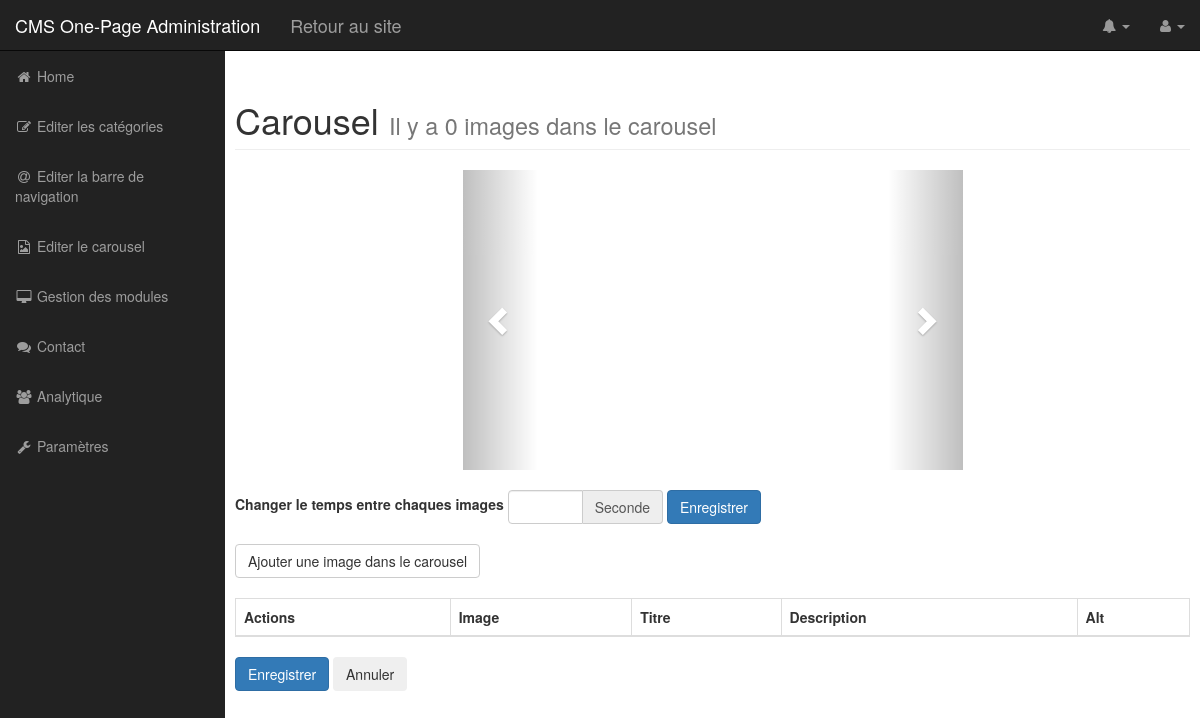
The app's page /admin/controleurs/carousel.php, older data.
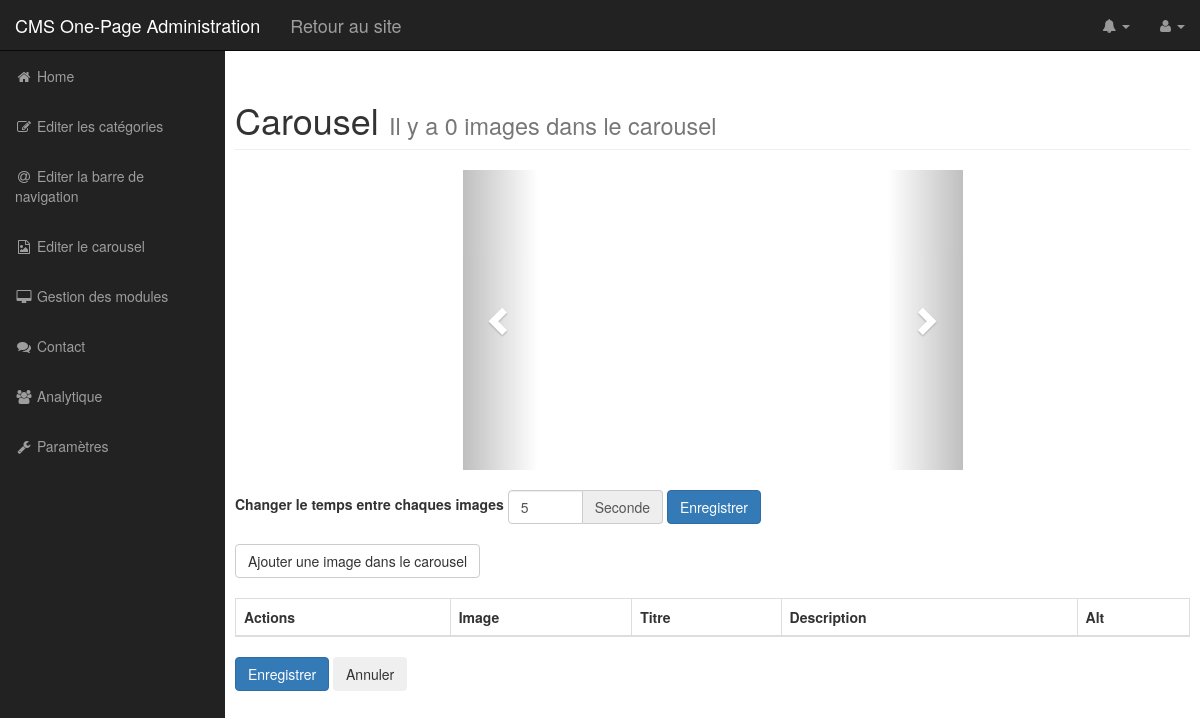
The same page, newer data.
### tables this page shows
CREATE TABLE IF NOT EXISTS parametres
(
  id_parametre INT PRIMARY KEY NOT NULL AUTO_INCREMENT,
  valeur VARCHAR(20) NOT NULL,
  description VARCHAR(30)
);

### admin/controleurs/carousel.php (called while the page is built, shortened)
<?php
include_once('modeles/index.php');
include_once('modeles/carousel.php');
include_once('modeles/parametre.php');
$parametre = getParametre(2);
include_once('vues/template_start.php');
include_once('vues/carousel.php');
include_once('vues/template_end.php');

### admin/modeles/parametre.php (called while the page is built, shortened)
<?php
function getParametre($id_parametre) {
  $bdd = connectDB();
  $sql = 'SELECT * FROM parametres WHERE id_parametre = :id_parametre';
  $res = $bdd->prepare($sql);
  $res->bindParam(':id_parametre', $id_parametre, PDO::PARAM_INT);
  $res->execute();
  return $res->fetch(PDO::FETCH_ASSOC);
}

### admin/vues/carousel.php (the view, shortened to what this page needs)
<div id="carousel-example-generic" class="carousel slide" data-ride="carousel">
    <?php foreach ($carousel as $key => $image): ?>
      <?php if ($key == 0): ?>
        <li data-target="#carousel-example-generic" data-slide-to="<?php echo $key ?>" class="active"></li>
      <?php else: ?>
        <li data-target="#carousel-example-generic" data-slide-to="<?php echo $key ?>"></li>
      <?php endif; ?>
    <?php endforeach; ?>
  <div class="carousel-inner" role="listbox" >
    <?php foreach ($carousel as $key => $image): ?>
      <?php if ($key == 0): ?>
        <div class="item active">
        <?php else: ?>
          <div class="item">
          <?php endif; ?>
          <img src="../images/carousel/<?php echo $image['id_carousel'] ?>.<?php echo $image['extension'] ?>" alt="<?php echo $image['alt'] ?>">
          <div class="carousel-caption">
            <h3><?php echo $image['titre'] ?></h3>
            <p><?php echo $image['description'] ?></p>
          </div>
        </div>
      <?php endforeach; ?>
    </div>
    <a class="left carousel-control" href="#carousel-example-generic" role="button" data-slide="prev">
      <span class="glyphicon glyphicon-chevron-left" aria-hidden="true"></span>
    </a>
    <a class="right carousel-control" href="#carousel-example-generic" role="button" data-slide="next">
      <span class="glyphicon glyphicon-chevron-right" aria-hidden="true"></span>
    </a>
  </div>
  <br/>
    <form action="carousel" method="POST"  class="form-inline">
    <div class="form-group">
      <label>Changer le temps entre chaques images</label>
      <div class="input-group">
        <input name="temps" value ="<?php echo $parametre['valeur'] ?>" type="number" min="0" max="60" class="form-control">
        <div class="input-group-addon">Seconde</div>
      </div>
    </div>
    <button name="action" value="temps" type="submit" class="btn btn-primary">Enregistrer</button>
  </form>
  <br/>
  <button type="button" class="btn btn-default add" aria-label="Left Align">Ajouter une image dans le carousel</button>
  <br/><br/>
  <form action="index.php?page=carousel" method="POST" enctype="multipart/form-data">
    <table id="Sortable" class="table table-hover table-striped table-bordered">
      <thead>
        <tr>
          <th>Actions</th>
          <th>Image</th>
          <th>Titre</th>
          <th>Description</th>
          <th>Alt</th>
        </tr>
      </thead>
        <?php foreach ($carousel as $key => $image): ?>
          <tr>
            <td>
              <button type="button" class="btn btn-default handle" aria-label="Left Align">
                <span class="glyphicon glyphicon-move" aria-hidden="true"></span>
              </button>
              <button type="button" class="btn btn-default remove" aria-label="Left Align">
                <span class="glyphicon glyphicon-remove" aria-hidden="true"></span>
              </button>
              <input name="action_<?php echo $key ?>" type="hidden" value="edit"/>
              <input name="id_carousel_<?php echo $key ?>" type="hidden" value="<?php echo $image['id_carousel'] ?>"/>
              <input name="ordre_<?php echo $key ?>" type="text" value="<?php echo $image['ordre'] ?>" class="ordre form-control" maxlength="10" readonly/>
              </td>
              <td>
                <input name="image_<?php echo $key ?>" id="file_<?php echo $key ?>" value="" type="file" data-min-file-count="0">
              </td>
              <td>
                <input type="text" name="titre_<?php echo $key ?>" value="<?php echo $image['titre'] ?>" class="form-control"/>
              </td>
              <td>
                <input type="text" name="description_<?php echo $key ?>" value="<?php echo $image['description'] ?>" class="form-control"/>
              </td>
              <td>
                <input type="text" name="alt_<?php echo $key ?>" value="<?php echo $image['alt'] ?>" class="form-control"/>
              </td>
            </tr>
          <?php endforeach; ?>
      </table>
      <button type="submit" name="nb_carousel" value="<?php echo $key ?>" class="btn btn-primary">Enregistrer</button>
      <button type="button" class="btn">Annuler</button>
    </div>

Row changes from the older to the newer data that the page shows:
added parametres: temps "5"
